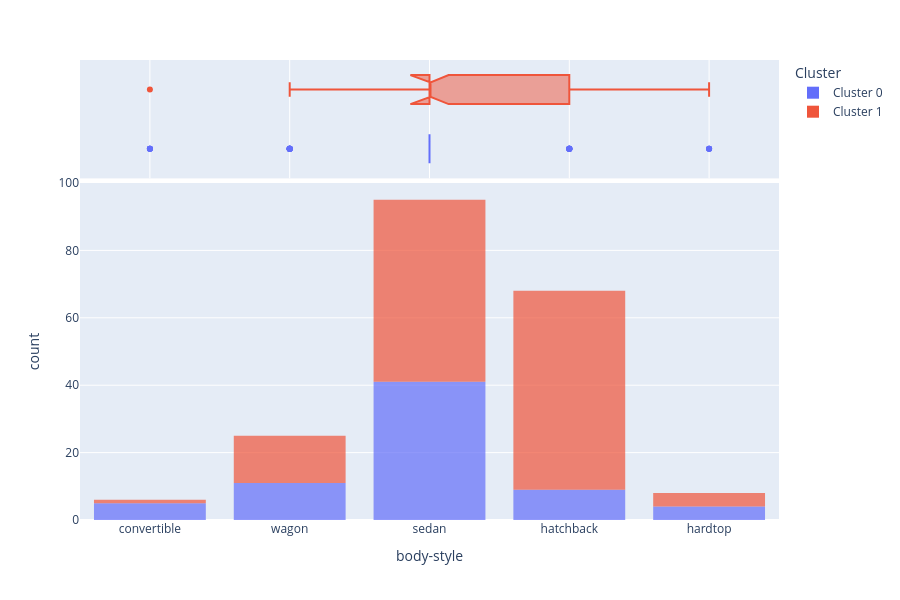

This figure's notebook cell:
### Code cell
# Графік розподілу за типом кузова
plot_model(kmeans, plot = 'distribution', feature="body-style")

### Figure 1 — Plotly figure (JSON) as saved in the notebook; plotly's stock layout.template omitted (floating-point values rounded to 4 significant figures; data arrays with more than 128 entries replaced by an {"elided": "..."} marker saying what was removed)
{"data": [{"alignmentgroup": "True", "bingroup": "x", "hovertemplate": "Cluster=Cluster 0<br>body-style=%{x}<br>count=%{y}<extra></extra>", "legendgroup": "Cluster 0", "marker": {"color": "#636efa", "opacity": 0.7, "pattern": {"shape": ""}}, "name": "Cluster 0", "offsetgroup": "Cluster 0", "orientation": "v", "showlegend": true, "type": "histogram", "x": ["convertible", "wagon", "sedan", "sedan", "wagon", "wagon", "sedan", "sedan", "hatchback", "hatchback", "hatchback", "sedan", "wagon", "sedan", "hatchback", "hardtop", "sedan", "convertible", "sedan", "sedan", "hardtop", "wagon", "wagon", "sedan", "sedan", "sedan", "sedan", "sedan", "sedan", "sedan", "wagon", "sedan", "wagon", "sedan", "wagon", "sedan", "sedan", "sedan", "sedan", "hatchback", "hatchback", "convertible", "sedan", "hatchback", "convertible", "hardtop", "hardtop", "hatchback", "wagon", "sedan", "sedan", "sedan", "sedan", "sedan", "sedan", "sedan", "sedan", "sedan", "sedan", "sedan", "sedan", "sedan", "convertible", "sedan", "hatchback", "wagon", "sedan", "sedan", "sedan", "sedan"], "xaxis": "x", "yaxis": "y"}, {"alignmentgroup": "True", "customdata": {"elided": "70x26 mixed values"}, "hovertemplate": "Cluster=%{customdata[25]}<br>body-style=%{x}<br>symboling=%{customdata[0]}<br>normalized-losses=%{customdata[1]}<br>make=%{customdata[2]}<br>fuel-type=%{customdata[3]}<br>aspiration=%{customdata[4]}<br>num-of-doors=%{customdata[5]}<br>drive-wheels=%{customdata[6]}<br>engine-location=%{customdata[7]}<br>wheel-base=%{customdata[8]}<br>length=%{customdata[9]}<br>width=%{customdata[10]}<br>height=%{customdata[11]}<br>curb-weight=%{customdata[12]}<br>engine-type=%{customdata[13]}<br>num-of-cylinders=%{customdata[14]}<br>engine-size=%{customdata[15]}<br>fuel-system=%{customdata[16]}<br>bore=%{customdata[17]}<br>stroke=%{customdata[18]}<br>compression-ratio=%{customdata[19]}<br>horsepower=%{customdata[20]}<br>peak-rpm=%{customdata[21]}<br>city-mpg=%{customdata[22]}<br>highway-mpg=%{customdata[23]}<br>price=%{customdata[24]}<extra></extra>", "legendgroup": "Cluster 0", "marker": {"color": "#636efa"}, "name": "Cluster 0", "notched": true, "offsetgroup": "Cluster 0", "showlegend": false, "type": "box", "x": ["convertible", "wagon", "sedan", "sedan", "wagon", "wagon", "sedan", "sedan", "hatchback", "hatchback", "hatchback", "sedan", "wagon", "sedan", "hatchback", "hardtop", "sedan", "convertible", "sedan", "sedan", "hardtop", "wagon", "wagon", "sedan", "sedan", "sedan", "sedan", "sedan", "sedan", "sedan", "wagon", "sedan", "wagon", "sedan", "wagon", "sedan", "sedan", "sedan", "sedan", "hatchback", "hatchback", "convertible", "sedan", "hatchback", "convertible", "hardtop", "hardtop", "hatchback", "wagon", "sedan", "sedan", "sedan", "sedan", "sedan", "sedan", "sedan", "sedan", "sedan", "sedan", "sedan", "sedan", "sedan", "convertible", "sedan", "hatchback", "wagon", "sedan", "sedan", "sedan", "sedan"], "xaxis": "x2", "yaxis": "y2"}, {"alignmentgroup": "True", "bingroup": "x", "hovertemplate": "Cluster=Cluster 1<br>body-style=%{x}<br>count=%{y}<extra></extra>", "legendgroup": "Cluster 1", "marker": {"color": "#EF553B", "opacity": 0.7, "pattern": {"shape": ""}}, "name": "Cluster 1", "offsetgroup": "Cluster 1", "orientation": "v", "showlegend": true, "type": "histogram", "x": {"elided": "132 str values"}, "xaxis": "x", "yaxis": "y"}, {"alignmentgroup": "True", "customdata": {"elided": "132x26 mixed values"}, "hovertemplate": "Cluster=%{customdata[25]}<br>body-style=%{x}<br>symboling=%{customdata[0]}<br>normalized-losses=%{customdata[1]}<br>make=%{customdata[2]}<br>fuel-type=%{customdata[3]}<br>aspiration=%{customdata[4]}<br>num-of-doors=%{customdata[5]}<br>drive-wheels=%{customdata[6]}<br>engine-location=%{customdata[7]}<br>wheel-base=%{customdata[8]}<br>length=%{customdata[9]}<br>width=%{customdata[10]}<br>height=%{customdata[11]}<br>curb-weight=%{customdata[12]}<br>engine-type=%{customdata[13]}<br>num-of-cylinders=%{customdata[14]}<br>engine-size=%{customdata[15]}<br>fuel-system=%{customdata[16]}<br>bore=%{customdata[17]}<br>stroke=%{customdata[18]}<br>compression-ratio=%{customdata[19]}<br>horsepower=%{customdata[20]}<br>peak-rpm=%{customdata[21]}<br>city-mpg=%{customdata[22]}<br>highway-mpg=%{customdata[23]}<br>price=%{customdata[24]}<extra></extra>", "legendgroup": "Cluster 1", "marker": {"color": "#EF553B"}, "name": "Cluster 1", "notched": true, "offsetgroup": "Cluster 1", "showlegend": false, "type": "box", "x": {"elided": "132 str values"}, "xaxis": "x2", "yaxis": "y2"}], "layout": {"barmode": "relative", "height": 600, "legend": {"title": {"text": "Cluster"}, "tracegroupgap": 0}, "margin": {"t": 60}, "xaxis": {"anchor": "y", "domain": [0, 1], "title": {"text": "body-style"}}, "xaxis2": {"anchor": "y2", "domain": [0, 1], "matches": "x", "showgrid": true, "showticklabels": false}, "yaxis": {"anchor": "x", "domain": [0, 0.7326], "title": {"text": "count"}}, "yaxis2": {"anchor": "x2", "domain": [0.7426, 1], "matches": "y2", "showgrid": false, "showline": false, "showticklabels": false, "ticks": ""}}}
